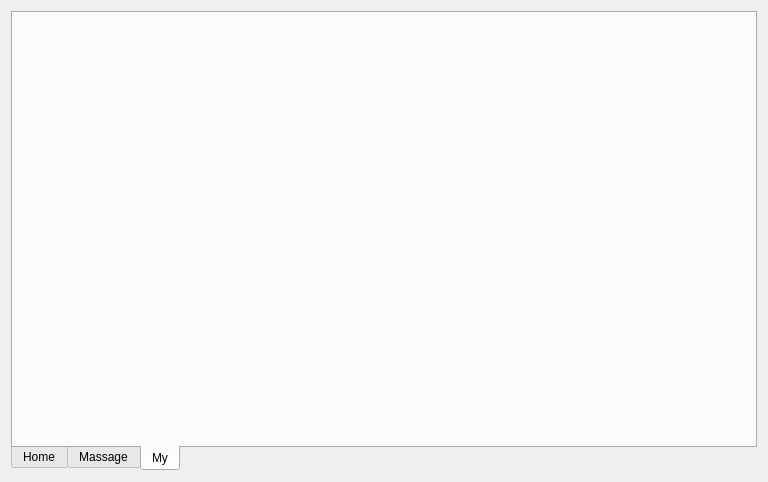
<?xml version="1.0" encoding="UTF-8"?>
<ui version="4.0">
 <class>HomePage</class>
 <widget class="QWidget" name="HomePage">
  <property name="geometry">
   <rect>
    <x>0</x>
    <y>0</y>
    <width>768</width>
    <height>482</height>
   </rect>
  </property>
  <property name="windowTitle">
   <string>Form</string>
  </property>
  <layout class="QHBoxLayout" name="horizontalLayout_2">
   <item>
    <widget class="QTabWidget" name="Homepge">
     <property name="tabPosition">
      <enum>QTabWidget::South</enum>
     </property>
     <property name="currentIndex">
      <number>2</number>
     </property>
     <widget class="QWidget" name="HOME">
      <attribute name="title">
       <string>Home</string>
      </attribute>
      <widget class="QFrame" name="frame">
       <property name="geometry">
        <rect>
         <x>70</x>
         <y>80</y>
         <width>551</width>
         <height>51</height>
        </rect>
       </property>
       <property name="frameShape">
        <enum>QFrame::StyledPanel</enum>
       </property>
       <property name="frameShadow">
        <enum>QFrame::Raised</enum>
       </property>
       <layout class="QHBoxLayout" name="horizontalLayout">
        <item>
         <widget class="QPushButton" name="pushButton">
          <property name="styleSheet">
           <string notr="true">QPushButton { background-color: rgb(104, 156, 251); border-radius: 3px; color: rgb(255, 255, 255); } QPushButton:hover { background-color: rgb(0, 100, 234); }
QPushButton { background-color: rgb(104, 156, 251); border-radius: 3px; color: rgb(255, 255, 255); } QPushButton:hover { background-color: rgb(0, 100, 234); }
————————————————
版权声明：本文为CSDN博主「cqzj70」的原创文章，遵循CC 4.0 BY-SA版权协议，转载请附上原文出处链接及本声明。
原文链接：https://blog.csdn.net/cqyczj/article/details/129844690</string>
          </property>
          <property name="text">
           <string>预约挂号</string>
          </property>
         </widget>
        </item>
        <item>
         <widget class="QPushButton" name="pushButton_2">
          <property name="styleSheet">
           <string notr="true">QPushButton { background-color: rgb(104, 156, 251); border-radius: 3px; color: rgb(255, 255, 255); } QPushButton:hover { background-color: rgb(0, 100, 234); }
</string>
          </property>
          <property name="text">
           <string>处方查询</string>
          </property>
         </widget>
        </item>
        <item>
         <widget class="QPushButton" name="pushButton_3">
          <property name="styleSheet">
           <string notr="true">QPushButton { background-color: rgb(104, 156, 251); border-radius: 3px; color: rgb(255, 255, 255); } QPushButton:hover { background-color: rgb(0, 100, 234); }
</string>
          </property>
          <property name="text">
           <string>电子病例</string>
          </property>
         </widget>
        </item>
        <item>
         <widget class="QPushButton" name="pushButton_4">
          <property name="styleSheet">
           <string notr="true">QPushButton { background-color: rgb(104, 156, 251); border-radius: 3px; color: rgb(255, 255, 255); } QPushButton:hover { background-color: rgb(0, 100, 234); }
QPushButton { background-color: rgb(104, 156, 251); border-radius: 3px; color: rgb(255, 255, 255); } QPushButton:hover { background-color: rgb(0, 100, 234); }
————————————————
版权声明：本文为CSDN博主「cqzj70」的原创文章，遵循CC 4.0 BY-SA版权协议，转载请附上原文出处链接及本声明。
原文链接：https://blog.csdn.net/cqyczj/article/details/129844690</string>
          </property>
          <property name="text">
           <string>健康评估</string>
          </property>
         </widget>
        </item>
       </layout>
      </widget>
      <widget class="QFrame" name="frame_2">
       <property name="geometry">
        <rect>
         <x>-20</x>
         <y>-20</y>
         <width>721</width>
         <height>81</height>
        </rect>
       </property>
       <property name="styleSheet">
        <string notr="true">#frame_2{background-color: rgb(104, 156, 251);}</string>
       </property>
       <property name="frameShape">
        <enum>QFrame::StyledPanel</enum>
       </property>
       <property name="frameShadow">
        <enum>QFrame::Raised</enum>
       </property>
      </widget>
     </widget>
     <widget class="QWidget" name="Massage">
      <attribute name="title">
       <string>Massage</string>
      </attribute>
      <layout class="QVBoxLayout" name="verticalLayout">
       <item>
        <widget class="QLabel" name="label">
         <property name="text">
          <string>在线问诊·消息栏</string>
         </property>
         <property name="alignment">
          <set>Qt::AlignCenter</set>
         </property>
        </widget>
       </item>
       <item>
        <widget class="QPushButton" name="pushButton_5">
         <property name="text">
          <string>update</string>
         </property>
        </widget>
       </item>
       <item>
        <widget class="QScrollArea" name="scrollArea">
         <property name="verticalScrollBarPolicy">
          <enum>Qt::ScrollBarAlwaysOn</enum>
         </property>
         <property name="horizontalScrollBarPolicy">
          <enum>Qt::ScrollBarAlwaysOn</enum>
         </property>
         <property name="widgetResizable">
          <bool>true</bool>
         </property>
         <widget class="QWidget" name="scrollAreaWidgetContents">
          <property name="geometry">
           <rect>
            <x>0</x>
            <y>0</y>
            <width>712</width>
            <height>339</height>
           </rect>
          </property>
          <layout class="QFormLayout" name="formLayout"/>
         </widget>
        </widget>
       </item>
      </layout>
     </widget>
     <widget class="QWidget" name="My">
      <attribute name="title">
       <string>My</string>
      </attribute>
     </widget>
    </widget>
   </item>
  </layout>
 </widget>
 <resources/>
 <connections/>
</ui>
